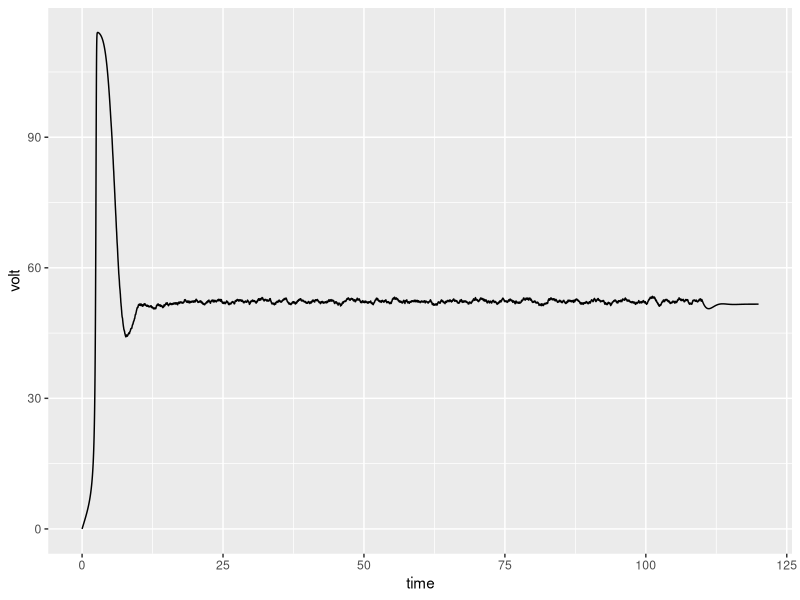

R code for this plot:
#Defect selected: F184C
#seems that potassium gate is opening slower but closing is unaffected.
#conductance of K channels is reduced to 15% of a typical K channel
#dV = 27, so K channels needs a more depolarized membrane of +27mV to activate the same amount as a typical K channel?
eNa <- 115
gNa <- 120
eK <- -12
gK <- 36
eL <- 10.6
gL <- 0.3

#yA = K gate activation rate; yB = K gate closing rate; yK = K conductance/current that K channels carry; dV = voltage sensitivity changes
#with this defect, K outward current is reduced and alters the typical timings 
#leads to impairments during repolarization and prolonged depolarization?
yA <- 0.5
yB <- 1
yK <- 0.15
dV <- 27
yT <- 1

alNVal <- c()
alMVal <- c()
alHVal <- c()
beNVal <- c()
beMVal <- c()
beHVal <- c()

nVal <- c()
mVal <- c()
hVal <- c()

naCurVal <- c()
kCurVal <- c()
lCurVal <- c()

volt <- c(0.0)
current <- c()
baseCurrent <- 0.0
curIn <- 0
curRandRange <- 0

time <- c(0.0)
timeStep <- 0.01
duration <- 0

startTime <- 0
endTime <- 0

#n = k activation; m = na activation ; h = na inactivation
alphN <- function(v) {
  newAlN <- 0.01*(10-v)/(exp((10-v)/10)-1)
  alNVal <<- c(alNVal, newAlN)
  return(newAlN)
}

alphM <- function(v) {
  newAlM <- 0.1*(25-v)/(exp((25-v)/10)-1)
  alMVal <<- c(alMVal, newAlM)
  return(newAlM)
}

alphH <- function(v) {
  newAlH <- 0.07 * exp(-v / 20)
  alHVal <<- c(alHVal, newAlH)
  return(newAlH)
}

betaN <- function(v) {
  newBeN <- 0.125 * exp(-v / 80)
  beNVal <<- c(beNVal, newBeN)
  return(newBeN)
}

betaM <- function(v) {
  newBeM <- 4*exp(-v/18)
  beMVal <<- c(beMVal, newBeM)
  return(newBeM)
}

betaH <- function(v) {
  newBeH <- 1 / (exp((30 - v) / 10) + 1)
  beHVal <<- c(beHVal, newBeH)
  return(newBeH)
}

update <- function(old, deriv) {
  return(old + deriv * timeStep)
}

dNMH <- function(v, nmh) {
  if (nmh == tail(nVal, 1)) {
    return(yT * (yA * alphN(v - dV) * (1 - nmh) - yB * betaN(v - dV) * nmh))   
  } else if (nmh == tail(mVal, 1)) {
    return(alphM(v) * (1 - nmh) - betaM(v) * nmh)
  } else if (nmh == tail(hVal, 1)) {
    return(alphH(v) * (1 - nmh) - betaH(v) * nmh)
  }
}

#explain why we need a special case for v == 0
#the if statement seems to set the values of n,m, and h for the initial step (where voltage is 0)
makeNMH <- function(v) {
  if (v == 0) {
    nVal <<- c(nVal, yA*alphN(v - dV) / (yA*alphN(v - dV) + yB*betaN(v - dV))); alNVal <<- alNVal[-1]   
    mVal <<- c(mVal, alphM(v) / (alphM(v) + betaM(v))); alMVal <<- alMVal[-1]
    hVal <<- c(hVal, alphH(v) / (alphH(v) + betaH(v))); alHVal <<- alHVal[-1]
  } else {
    nVal <<- c(nVal, update(tail(nVal, 1), dNMH(v, tail(nVal, 1))))
    mVal <<- c(mVal, update(tail(mVal, 1), dNMH(v, tail(mVal, 1))))
    hVal <<- c(hVal, update(tail(hVal, 1), dNMH(v, tail(hVal, 1))))
  }
}

naCur <- function(v, m, h) {
  newNaCur <- gNa * (m^3) * h * (v - eNa)
  naCurVal <- c(naCurVal, newNaCur)
  return(newNaCur)
}

kCur <- function(v, n) {
  newKCur <- yK * gK * (n^4) * (v - eK)
  kCurVal <- c(kCurVal, newKCur)
  return(newKCur)
}

lCur <- function(v) {
  newLCur <- gL * (v - eL)
  lCurVal <- c(lCurVal, newLCur)
  return(newLCur)
}

naKLBuild <- function(v, n, m, h) {
  return(naCur(v,m,h) + kCur(v,n) + lCur(v))
}

dVolt <- function(inCur, v, n, m, h) {
  return(inCur - (naKLBuild(v, n, m, h)))
}

currentBuild <- function(bC, cIn, cRand, sT, eT) {
  if (tail(time, 1) < sT || tail(time, 1) > eT) {
    current <<- c(current, bC)
  } else {
    current <<- c(current, cIn + runif(1, -cRand, cRand))
  }
}

hHmodel <- function(duration, baseCurrent, curIn, curRandRange, startTime, endTime) {
  currentBuild(baseCurrent, curIn, curRandRange, startTime, endTime)
  makeNMH(tail(time, 1))
  naKLBuild(0.0, tail(nVal, 1), tail(mVal, 1), tail(hVal, 1))
  while (tail(time, 1) < duration) {
    currentBuild(baseCurrent, curIn, curRandRange, startTime, endTime)
    makeNMH(tail(volt, 1))
    volt <<- c(volt, tail(volt, 1) +
                 (dVolt(tail(current, 1), tail(volt, 1),
                        tail(nVal, 1), tail(mVal, 1), tail(hVal, 1)) * timeStep))
    time <<- c(time, tail(time, 1) + timeStep)
  }
}
#(duration, baseCurrent, curIn, curRandRange, startTime, endTime)
hHmodel(120, 0, 3, 10, 5, 110)

df <- data.frame(time = time, volt = volt)

library(ggplot2)

ggplot(df, aes(x = time, y = volt)) +
  geom_line()+
  labs(x = "time", y = "volt")
